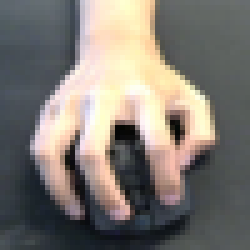
#> input picture Training & Data/sample5050.png, 50 x 50 px, given in place of the camera (shown 5 times larger)
$ python HandMouseTracking.py
#> lines starting #> are read from the running program, lines starting #| are printed output that depends on the picture
import cv2
import sys
import logging as log
import datetime as dt
from time import sleep

import imutils as imutils
import numpy as np
from plyer import notification

cascPath = "HandMouseCascade.xml"
handMouseCascade = cv2.CascadeClassifier(cascPath)
log.basicConfig(filename='webcam.log', level=log.INFO)

video_capture = cv2.VideoCapture(0)

anterior = 0
time = dt.datetime.min

timeDelay = 10
enableNotif = True

while True:
    if not video_capture.isOpened():
        print('Unable to load camera.')
        sleep(5)
        pass

    # Capture webcam output
    ret, frame = video_capture.read()
#> frame is the input picture: shape (50, 50, 3); mean B, G, R 114.6, 121, 126.5
    gray = cv2.cvtColor(frame, cv2.COLOR_BGR2GRAY)
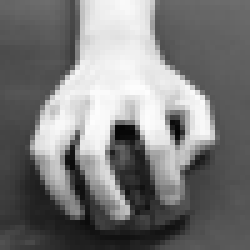
#> gray: shape (50, 50) (shown 5 times larger); min 4, max 253, mean 121.9
    edges = cv2.Canny(frame, 20, 30)
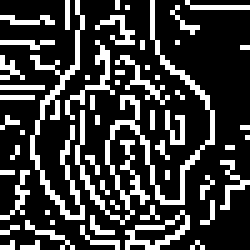
#> edges: shape (50, 50) (shown 5 times larger); 24.4% white in thin lines or dots

    # [16 lines of commented-out code are left out]

    gray = cv2.cvtColor(frame, cv2.COLOR_BGR2GRAY)

    hands = handMouseCascade.detectMultiScale(
        gray,
        scaleFactor=1.1,
        minSize=(200, 200)
    )
#> hands = ()

    # Draw a rectangle around the hands
    for (x, y, w, h) in hands:
        cv2.rectangle(frame, (x, y), (x + w, y + h), (0, 255, 0), 2)
        objectHand = frame[x:x + w, y:y + h]
        objectHand = np.array(objectHand)
        grayObject = cv2.cvtColor(objectHand, cv2.COLOR_BGR2GRAY)
        circle = cv2.circle(grayObject, (int((x + w)/2), int((y + h)/2)), 8, (255, 255, 255))
        cv2.imshow('Frame', grayObject)
#> this loop made 0 passes

    if anterior != len(hands):
        anterior = len(hands)
        log.info("faces: " + str(len(hands)) + " at " + str(dt.datetime.now()))

        duration = dt.datetime.now() - time
        if duration.total_seconds() > timeDelay and enableNotif:
            time = dt.datetime.now()

            hour = time.hour
            minute = time.minute
            second = time.second

            notification.notify(
                title="Wrist Watch",
                message="Your wrist is in an unhealthy position!\n" + str(hour) + ":" + str(minute) + ":" + str(second),
                app_icon="CitrusCircle.ico",
                timeout=60  # Notification lasts a minute
            )

        duration = dt.datetime.now() - time
        if duration.total_seconds() > timeDelay:
            time = dt.datetime.now()
            notification.notify(
                title="Wrist Watch",
                message="Your wrist is in an unhealthy position!",
                timeout=60  # Notification lasts a minute
            )

    # Display
    cv2.imshow('Video', frame)

    if cv2.waitKey(1) & 0xFF == ord('q'):
#> (key q is pressed here)
        break

    # Display
    cv2.imshow('Video', frame)

video_capture.release()
cv2.destroyAllWindows()
